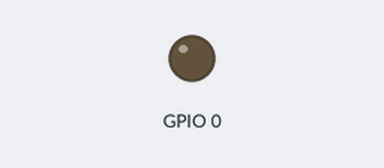
The program below on a simulated Raspberry Pi (BCM pin numbers). Parts: output pins drawn as LEDs (lit = HIGH). Threads take turns every 2 ms; what the program prints to the terminal is not drawn. At 0.0 s the program stops and its outputs stay as they are.

Above: at 0.1 s.
Timing chart, 0 to 1.5 s (numbered marks = the images above):
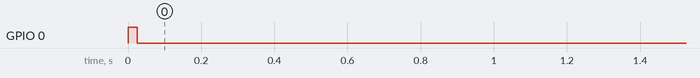

The program:

gpiosetPractice.py
```python
import gpiod
import sys
import threading

def turnOff():
    with gpiod.Chip("gpiochip2") as chip:
        offsets = [0]
        values = [0]
        lines = chip.get_lines(offsets)
        lines.request(consumer="gpioset", type=gpiod.LINE_REQ_DIR_OUT)
        vals = lines.set_values(values)

        vals = lines.get_values()

        for val in vals:
            print(val, end=' ')
        print()


with gpiod.Chip("gpiochip2") as chip:
    offsets = [0]
    values = [1]

    lines = chip.get_lines(offsets)
    lines.request(consumer="gpioset", type=gpiod.LINE_REQ_DIR_OUT)
    timer = threading.Timer(0.025, turnOff)
    vals = lines.set_values(values)
    timer.start()
```

Measured:
- by itself, GPIO 0: LOW → HIGH at 0.00 s, → LOW 0.03 s later
